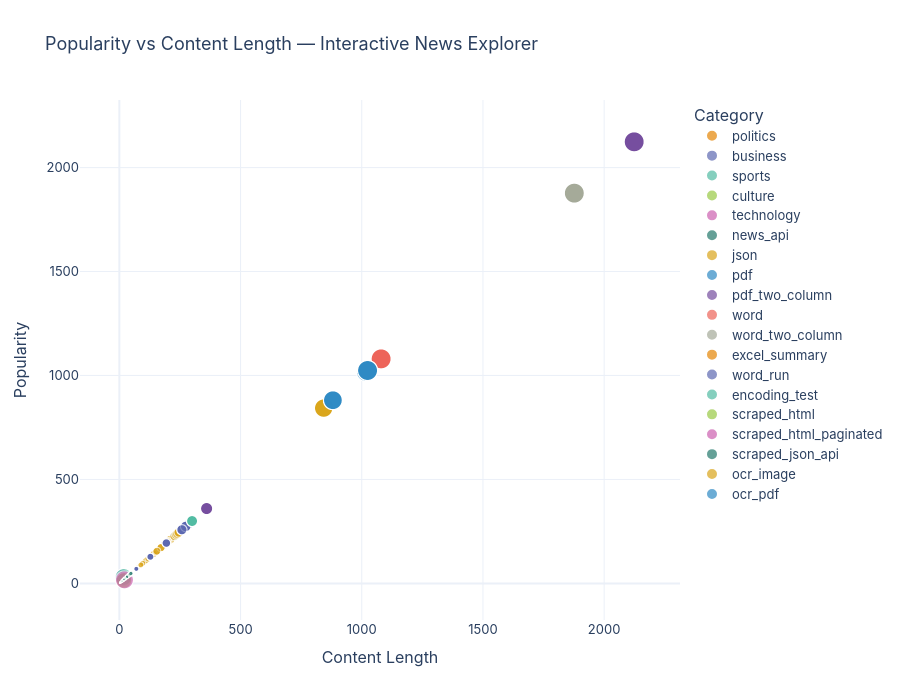

Here is the notebook cell this chart was saved with:
### Markdown cell above
## 12. Interactive Chart — Popularity vs Content Length

**Question and chart choice:** An interactive scatter plot lets the user hover over records to inspect title, document type, source, year, rating, popularity, and content length.

### Code cell
fig = build_popularity_vs_content_length_fig(df)
path = _save_and_display_plotly(
    fig,
    "popularity_vs_content_length_interactive",
    height=700,
)
print(path)
